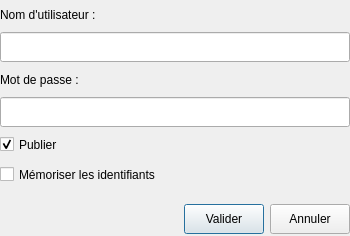
<?xml version="1.0" encoding="UTF-8"?>
<ui version="4.0">
 <class>SendAutomatic</class>
 <widget class="QDialog" name="SendAutomatic">
  <property name="geometry">
   <rect>
    <x>0</x>
    <y>0</y>
    <width>350</width>
    <height>236</height>
   </rect>
  </property>
  <property name="sizePolicy">
   <sizepolicy hsizetype="Preferred" vsizetype="Fixed">
    <horstretch>0</horstretch>
    <verstretch>0</verstretch>
   </sizepolicy>
  </property>
  <property name="minimumSize">
   <size>
    <width>0</width>
    <height>236</height>
   </size>
  </property>
  <property name="maximumSize">
   <size>
    <width>16777215</width>
    <height>236</height>
   </size>
  </property>
  <property name="windowTitle">
   <string>Dialog</string>
  </property>
  <layout class="QHBoxLayout" name="horizontalLayout_2">
   <property name="spacing">
    <number>0</number>
   </property>
   <property name="leftMargin">
    <number>0</number>
   </property>
   <property name="topMargin">
    <number>0</number>
   </property>
   <property name="rightMargin">
    <number>0</number>
   </property>
   <property name="bottomMargin">
    <number>0</number>
   </property>
   <item>
    <layout class="QVBoxLayout" name="verticalLayout_2">
     <property name="spacing">
      <number>0</number>
     </property>
     <item>
      <layout class="QVBoxLayout" name="verticalLayout">
       <property name="spacing">
        <number>5</number>
       </property>
       <item>
        <widget class="QLabel" name="label">
         <property name="sizePolicy">
          <sizepolicy hsizetype="Preferred" vsizetype="Fixed">
           <horstretch>0</horstretch>
           <verstretch>0</verstretch>
          </sizepolicy>
         </property>
         <property name="minimumSize">
          <size>
           <width>0</width>
           <height>25</height>
          </size>
         </property>
         <property name="maximumSize">
          <size>
           <width>16777215</width>
           <height>25</height>
          </size>
         </property>
         <property name="text">
          <string>Nom d'utilisateur :</string>
         </property>
        </widget>
       </item>
       <item>
        <widget class="QLineEdit" name="user">
         <property name="minimumSize">
          <size>
           <width>0</width>
           <height>30</height>
          </size>
         </property>
         <property name="maximumSize">
          <size>
           <width>16777215</width>
           <height>30</height>
          </size>
         </property>
        </widget>
       </item>
       <item>
        <widget class="QLabel" name="label_2">
         <property name="sizePolicy">
          <sizepolicy hsizetype="Preferred" vsizetype="Fixed">
           <horstretch>0</horstretch>
           <verstretch>0</verstretch>
          </sizepolicy>
         </property>
         <property name="minimumSize">
          <size>
           <width>0</width>
           <height>25</height>
          </size>
         </property>
         <property name="maximumSize">
          <size>
           <width>16777215</width>
           <height>25</height>
          </size>
         </property>
         <property name="text">
          <string>Mot de passe :</string>
         </property>
        </widget>
       </item>
       <item>
        <widget class="QLineEdit" name="password">
         <property name="minimumSize">
          <size>
           <width>0</width>
           <height>30</height>
          </size>
         </property>
         <property name="maximumSize">
          <size>
           <width>16777215</width>
           <height>30</height>
          </size>
         </property>
         <property name="echoMode">
          <enum>QLineEdit::Password</enum>
         </property>
        </widget>
       </item>
       <item>
        <widget class="QCheckBox" name="publier">
         <property name="sizePolicy">
          <sizepolicy hsizetype="Fixed" vsizetype="Fixed">
           <horstretch>0</horstretch>
           <verstretch>0</verstretch>
          </sizepolicy>
         </property>
         <property name="minimumSize">
          <size>
           <width>0</width>
           <height>25</height>
          </size>
         </property>
         <property name="maximumSize">
          <size>
           <width>16777215</width>
           <height>25</height>
          </size>
         </property>
         <property name="text">
          <string>Publier</string>
         </property>
         <property name="checked">
          <bool>true</bool>
         </property>
        </widget>
       </item>
       <item>
        <widget class="QCheckBox" name="saveId">
         <property name="minimumSize">
          <size>
           <width>0</width>
           <height>25</height>
          </size>
         </property>
         <property name="maximumSize">
          <size>
           <width>16777215</width>
           <height>25</height>
          </size>
         </property>
         <property name="text">
          <string>Mémoriser les identifiants</string>
         </property>
        </widget>
       </item>
      </layout>
     </item>
     <item>
      <spacer name="verticalSpacer">
       <property name="orientation">
        <enum>Qt::Vertical</enum>
       </property>
       <property name="sizeType">
        <enum>QSizePolicy::Fixed</enum>
       </property>
       <property name="sizeHint" stdset="0">
        <size>
         <width>20</width>
         <height>15</height>
        </size>
       </property>
      </spacer>
     </item>
     <item>
      <layout class="QHBoxLayout" name="horizontalLayout">
       <property name="spacing">
        <number>6</number>
       </property>
       <item>
        <spacer name="horizontalSpacer">
         <property name="orientation">
          <enum>Qt::Horizontal</enum>
         </property>
         <property name="sizeHint" stdset="0">
          <size>
           <width>40</width>
           <height>20</height>
          </size>
         </property>
        </spacer>
       </item>
       <item>
        <widget class="QPushButton" name="valider">
         <property name="sizePolicy">
          <sizepolicy hsizetype="Fixed" vsizetype="Fixed">
           <horstretch>0</horstretch>
           <verstretch>0</verstretch>
          </sizepolicy>
         </property>
         <property name="minimumSize">
          <size>
           <width>80</width>
           <height>30</height>
          </size>
         </property>
         <property name="maximumSize">
          <size>
           <width>80</width>
           <height>30</height>
          </size>
         </property>
         <property name="text">
          <string>Valider</string>
         </property>
        </widget>
       </item>
       <item>
        <widget class="QPushButton" name="annuler">
         <property name="sizePolicy">
          <sizepolicy hsizetype="Fixed" vsizetype="Fixed">
           <horstretch>0</horstretch>
           <verstretch>0</verstretch>
          </sizepolicy>
         </property>
         <property name="minimumSize">
          <size>
           <width>80</width>
           <height>30</height>
          </size>
         </property>
         <property name="maximumSize">
          <size>
           <width>80</width>
           <height>30</height>
          </size>
         </property>
         <property name="text">
          <string>Annuler</string>
         </property>
        </widget>
       </item>
      </layout>
     </item>
    </layout>
   </item>
  </layout>
 </widget>
 <resources/>
 <connections/>
</ui>
